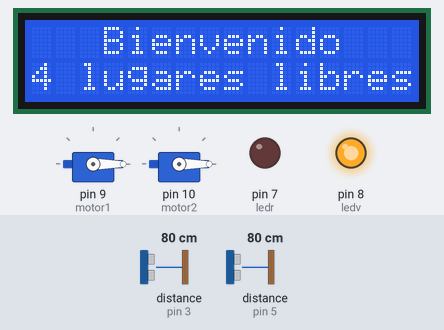
A sketch run on a simulated Arduino Uno, built with avr-gcc and run on an emulated ATmega328P. On the bench: 2 × servo, 16×2 character LCD, output pins drawn as LEDs (lit = HIGH). Wiring (inferred from the names in the program): 2 × ultrasonic range finder: trigger pin 2, echo pin 3 / trigger pin 4, echo pin 5. Inputs (shaded band) come from the test bench; at power-on: distance to the obstacle (sensors on pin 3, pin 5) 80 cm. The echo pulse lasts 58.3 µs per cm; pins used as bus, display or sensor lines are not drawn; what the sketch prints to the serial monitor is not drawn.

Above: at 2.2 s.
2.3 s: distance to the obstacle (sensor on pin 3) set to 6 cm
3.8 s: distance to the obstacle (sensor on pin 3) set to 3 cm
At 4.47 s:
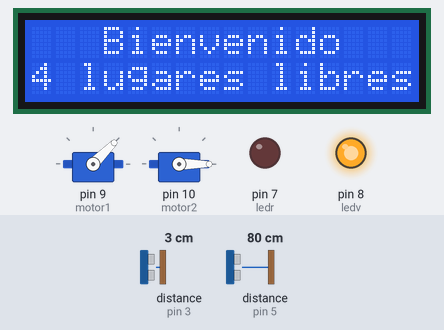
At 5.7 s:
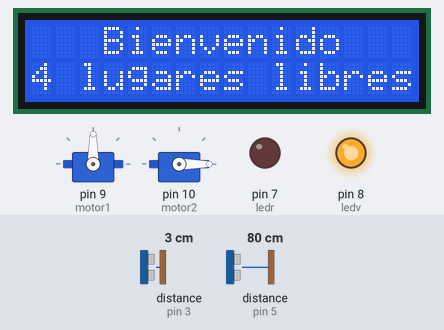
9.4 s: distance to the obstacle (sensor on pin 5) set to 250 cm
15.4 s: distance to the obstacle (sensor on pin 3) set to 9 cm
At 16.8 s:
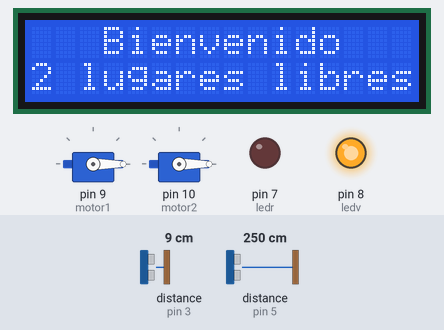
17.1 s: distance to the obstacle (sensor on pin 5) set to 6 cm
18.6 s: distance to the obstacle (sensor on pin 5) set to 3 cm
At 21.2 s:
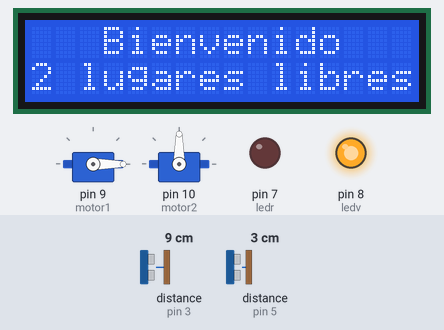
Timing chart, 0 to 22.2 s (numbered marks = the images above; inputs shaded):
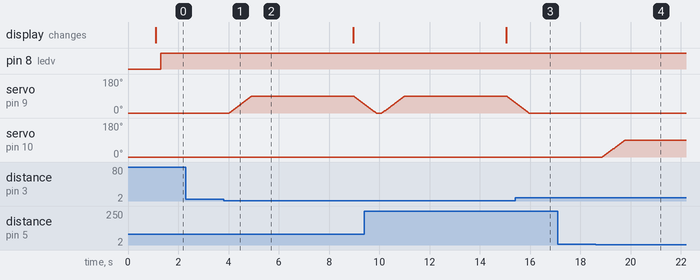

The sketch:

PROYECTODEFI.ino
```cpp
#include <Wire.h>

#include <LiquidCrystal_I2C.h>

#include <Servo.h>

#define ledr 7
#define ledv 8

Servo motor1;
Servo motor2;

const int AutosMax = 4;
int NAutos = 0;
int lcdAutos = 4;

const int Trigger1 = 2;
const int Echo1 = 3;
const int Trigger2 = 4;
const int Echo2 = 5;

LiquidCrystal_I2C lcd(0x27,  16, 2);


void setup() {
delay(1000);
  Serial.begin(9600);

  motor1.attach(9);
  motor2.attach(10);

  motor1.write(0);
  motor2.write(0);

  pinMode(Trigger1, OUTPUT);
  pinMode(Echo1, INPUT);
  digitalWrite(Trigger1, LOW);
  pinMode(Trigger2, OUTPUT);
  pinMode(Echo2, INPUT);
  digitalWrite(Trigger2, LOW);

  lcd.init();
  lcd.backlight();
  lcd.setCursor(0, 0);
  lcd.print("   Bienvenido   ");
  lcd.setCursor(0, 1);
  lcd.print(lcdAutos);
  lcd.print(" lugares libres");

  pinMode(ledr, OUTPUT);
  pinMode(ledv, OUTPUT);
}

void loop() {

  long t1;
  long d1;
  digitalWrite(Trigger1, HIGH);
  delayMicroseconds(10);
  digitalWrite(Trigger1, LOW);

  t1 = pulseIn(Echo1, HIGH);
  d1 = t1/59;

  Serial.print("Distancia1: ");
  Serial.print(d1);
  Serial.print("cm");
  Serial.println();
  delay(100);

  long t2;
  long d2;
  digitalWrite(Trigger2, HIGH);
  delayMicroseconds(10);
  digitalWrite(Trigger2, LOW);

  t2 = pulseIn(Echo2, HIGH);
  d2 = t2/59;

  Serial.print("Distancia2: ");
  Serial.print(d2);
  Serial.print("cm");
  Serial.println();
  delay(100);

  Pled();

  if (d1<4 && NAutos<AutosMax) {

    arri1();

    NAutos++;
    lcdAutos--;

    delay(4000);

    Actlcd();

    aba1();

  }

  if (d2<4 && NAutos>0) {

	arri2();

    NAutos--;
    lcdAutos++;

    delay(4000);

    Actlcd();

    aba2();

  }
}

void Actlcd() {
	if (NAutos==AutosMax) {
	lcd.clear();
  	lcd.setCursor(0, 0);
  	lcd.print(" No hay lugares ");
    lcd.setCursor(0, 1);
  	lcd.print("  disponibles   ");
 } else {
	lcd.setCursor(0, 0);
  	lcd.print("   Bienvenido   ");
  	lcd.setCursor(0, 1);
  	lcd.print(lcdAutos);
  	lcd.print(" lugares libres");
 }
}

void Pled() {
  if (NAutos<AutosMax) {
  	digitalWrite(ledv, HIGH);
    digitalWrite(ledr, LOW);
  }
  else {
  	digitalWrite(ledv, LOW);
    digitalWrite(ledr, HIGH);
  }

}

void arri1() {
  for (int pos = 0; pos<=90; pos+=1) {
  	motor1.write(pos);
  	delay(10);
  }
}

void arri2() {
  for (int pos = 0; pos<=90; pos+=1) {
  	motor2.write(pos);
  	delay(10);
  }
}

void aba1() {
  for (int pos = 90; pos>=0; pos-=1) {
  	motor1.write(pos);
  	delay(10);
  }
}

void aba2() {
  for (int pos = 90; pos>=0; pos-=1) {
  	motor2.write(pos);
  	delay(10);
  }
}
```

Measured:
- the behaviour switches between 5 and 4 cm on distance to the obstacle (sensor on pin 3) (found by bisection; images 0 and 1)
- the behaviour switches between 5 and 4 cm on distance to the obstacle (sensor on pin 5) (found by bisection; images 3 and 4)
- after the input at 2.3 s, every drawn part: stays the same
- after the input at 3.8 s, servo on pin 9 (motor1): rises from 0° to 90° in 0.91 s, then falls to 48° in 4.5 s
- after the input at 15.4 s, servo on pin 9 (motor1): goes on until 15.9 s, then stays 0°
- after the input at 17.1 s, every drawn part: stays the same
- after the input at 18.6 s, servo on pin 10 (motor2): moves from 0° to 90° over 0.91 s, starting after 0.27 s
